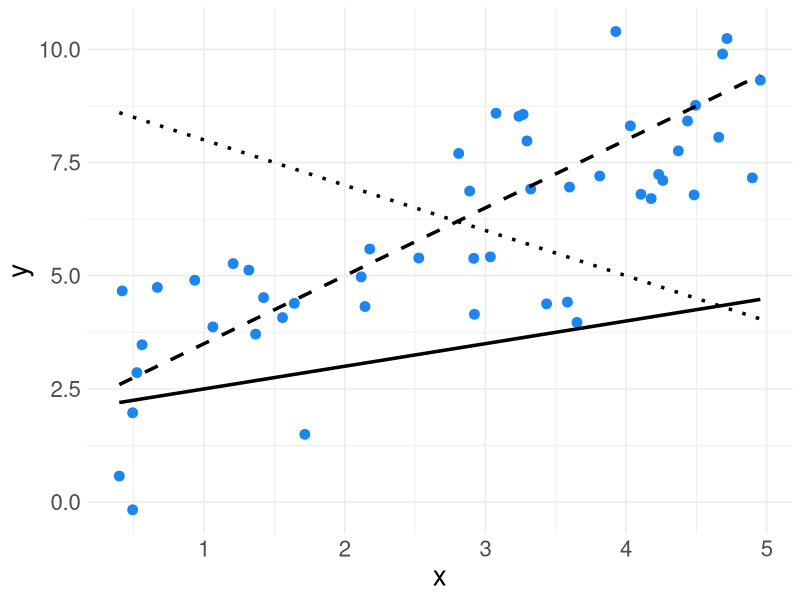
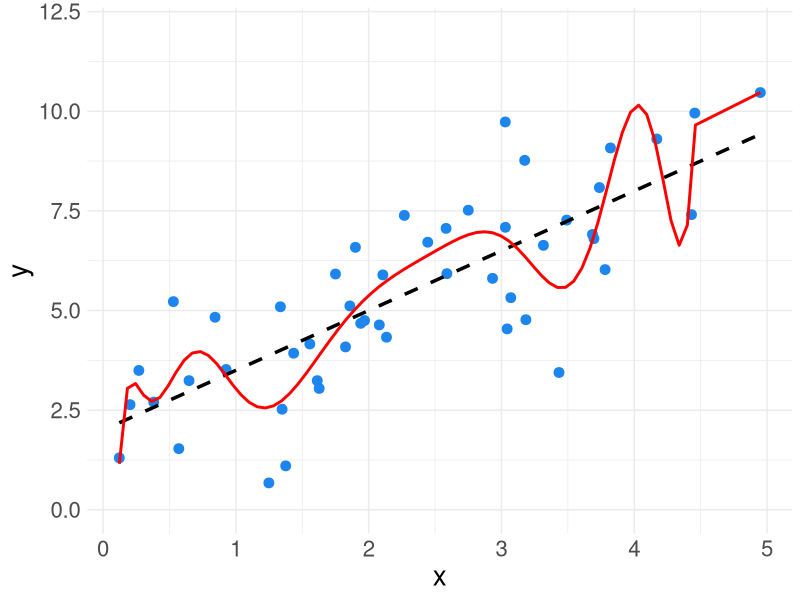
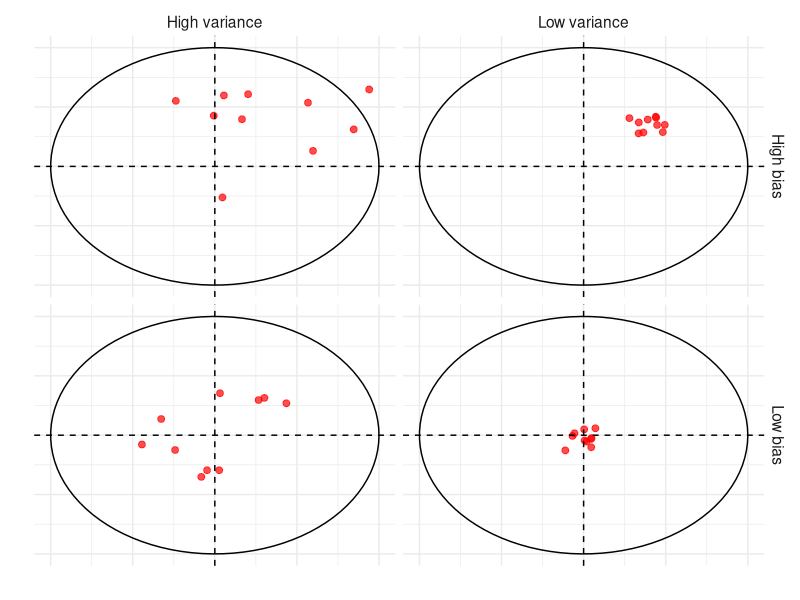
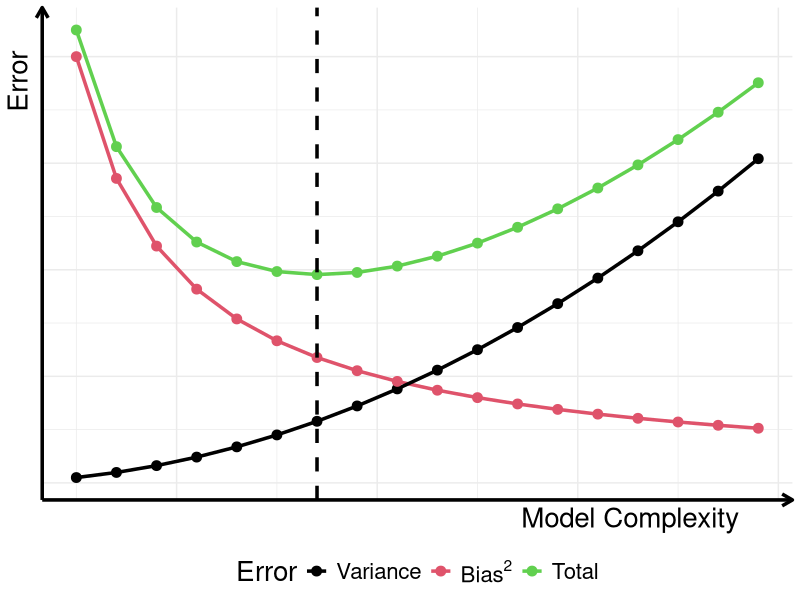
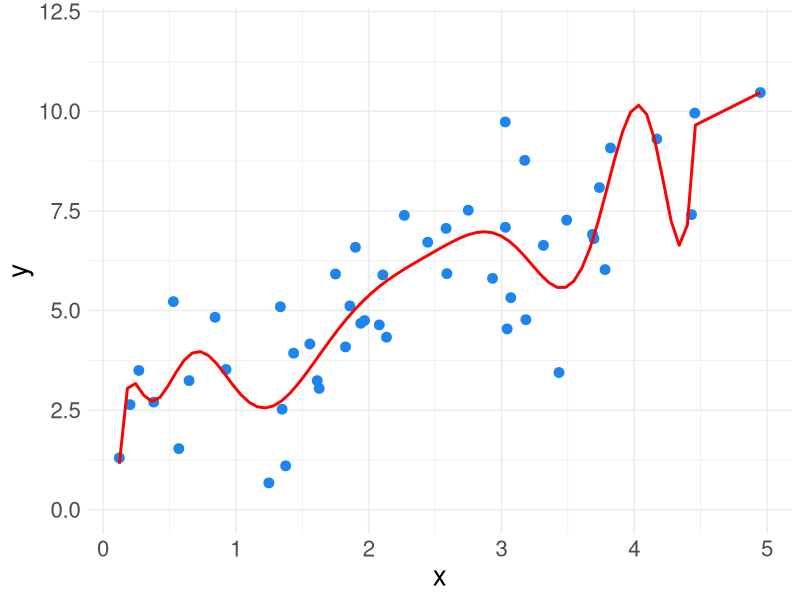
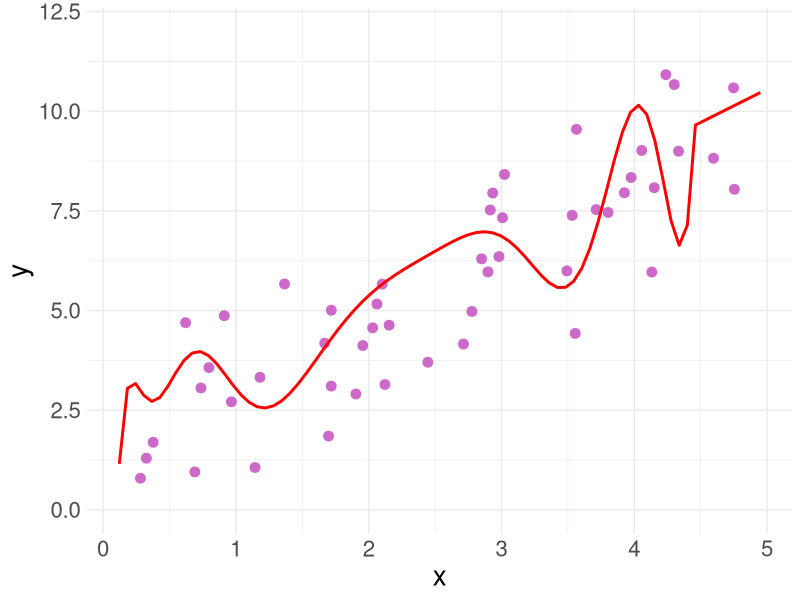
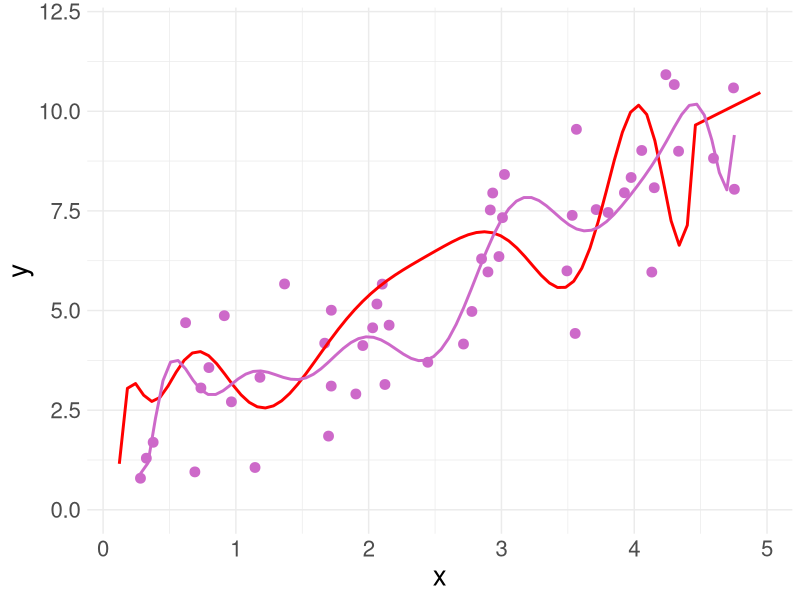
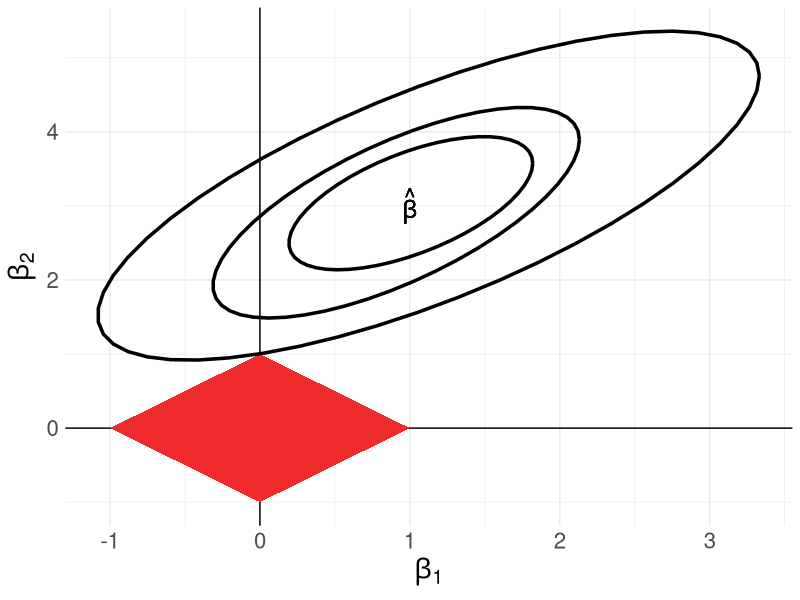

These charts were generated, in order, by the following R code:
## ---- chunk 1
knitr::opts_chunk$set(echo = FALSE)
library(tidyverse)
## ---- chunk 2

plot_data <- data.frame(x = runif(50,0,5))
plot_data$y <- 2 + 1.5*plot_data$x + rnorm(nrow(plot_data),0,1.5)

ggplot(plot_data, aes(x = x, y = y)) +
  geom_point(color = "dodgerblue2", size = 3) +
  stat_function(fun = function(x) 0.5*x+2, linetype = "solid", size = 1.2) + 
  stat_function(fun = function(x) 9-x, linetype = "dotted", size = 1.2) +
  stat_function(fun = function(x) 2+1.5*x, linetype = "dashed", size = 1.2) +
  theme_minimal() +
  theme(text = element_text(size = 20))

## ---- chunk 3

plot_data <- data.frame(x = runif(50,0,5))
plot_data$y <- 2 + 1.5*plot_data$x + rnorm(nrow(plot_data),0,1.5)

ggplot(plot_data, aes(x = x, y = y)) +
  geom_point(color = "dodgerblue2", size = 3) +
  # stat_function(fun = function(x) 0.5*x+2, linetype = "solid", size = 1.2) + 
  # stat_function(fun = function(x) 9-x, linetype = "dashed", size = 1.2) +
  stat_function(fun = function(x) 2+1.5*x, size = 1.2, color = "black", linetype = "dashed") +
  geom_smooth(method = lm, formula = y ~ poly(x, 14), se=FALSE, color = "red") + 
  ylim(0,12) +
  theme_minimal() +
  theme(text = element_text(size = 20))

## ---- chunk 4

circleFun <- function(center = c(0,0),diameter = 1, npoints = 100){
    r = diameter / 2
    tt <- seq(0,2*pi,length.out = npoints)
    xx <- center[1] + r * cos(tt)
    yy <- center[2] + r * sin(tt)
    return(data.frame(x = xx, y = yy))
}

c1 <- circleFun(c(0,0)) %>% mutate(bias = "High bias", variance = "High variance")
c2 <- circleFun(c(0,0)) %>% mutate(bias = "Low bias", variance = "High variance")
c3 <- circleFun(c(0,0)) %>% mutate(bias = "High bias", variance = "Low variance")
c4 <- circleFun(c(0,0)) %>% mutate(bias = "Low bias", variance = "Low variance")

set.seed(89)
hbhv <- data.frame(x = rnorm(10,0.2,0.14),
                   y = rnorm(10,0.2,0.14),
                   bias = "High bias", variance = "High variance")

hblv <- data.frame(x = rnorm(10,0.2,0.03),
                   y = rnorm(10,0.2,0.03),
                   bias = "High bias", variance = "Low variance")

lbhv <- data.frame(x = rnorm(10,0,0.14),
                   y = rnorm(10,0,0.14),
                   bias = "Low bias", variance = "High variance")

lblv <- data.frame(x = rnorm(10,0,0.03),
                   y = rnorm(10,0,0.03),
                   bias = "Low bias", variance = "Low variance")

points_df <- rbind(hbhv, hblv, lbhv, lblv)

ggplot(rbind(c1,c2,c3,c4),aes(x,y)) + 
  geom_path() + 
  geom_point(data = points_df, aes(x = x, y = y), size = 2, color = "red", alpha = 0.7) +
  geom_hline(yintercept = 0, linetype = "dashed") +
  geom_vline(xintercept = 0, linetype = "dashed") +
  facet_grid(bias ~ variance) +
  xlim(-0.5,0.5) + ylim(-0.5,0.5) +
  labs(x = "", y = "") +
  theme_minimal() +
  theme(text = element_text(size = 14),
        axis.ticks = element_blank(),
        axis.text = element_blank())
  
## ---- chunk 5

err_df <- data.frame(complexity = seq(0.5,4,by = 0.2))
err_df$var <- 0.1*err_df$complexity^2
err_df$bias2 <- 1/(err_df$complexity)
err_df$total <- err_df$var + err_df$bias2 + 0.1

err_labs <- list("Variance",bquote("Bias"^2),"Total")

err_df %>% 
  pivot_longer(-complexity) %>% 

ggplot(aes(x = complexity, y = value, color = name)) +
  geom_line(size = 1.2) +
  geom_point(size = 3) +
  geom_vline(xintercept = 1.7, linetype = "dashed", size = 1.2) + 
  scale_colour_manual(values=1:3,breaks=c("var","bias2","total"),
                      labels=err_labs) + 
  labs(x = "Model Complexity", y = "Error",color = "Error") + 
  theme_minimal() +
    theme(legend.position = "bottom",
          axis.text = element_blank(),
          axis.line = element_line(arrow = grid::arrow(length = unit(0.3, "cm"), 
                                                       ends = "last"),
                                   size = 1.2),
          axis.title = element_text(hjust = 0.9),
          text = element_text(size = 20))

## ---- chunk 6

ggplot(plot_data, aes(x = x, y = y)) +
  geom_point(color = "dodgerblue2", size = 3) +
  geom_smooth(method = lm, formula = y ~ poly(x, 14), se=FALSE, color = "red") + 
  ylim(0,12) +
  theme_minimal() +
  theme(text = element_text(size = 20))

## ---- chunk 7

set.seed(1037)
new_data <- data.frame(x = runif(50,0,5))
new_data$y <- 2 + 1.5*new_data$x + rnorm(nrow(new_data),0,1.5)

ggplot(plot_data, aes(x = x, y = y)) +
  # geom_point(color = "dodgerblue2", size = 3) +
  geom_point(data = new_data, aes(x = x, y = y), color = "orchid3", size = 3) +
  # stat_function(fun = function(x) 0.5*x+2, linetype = "solid", size = 1.2) + 
  # stat_function(fun = function(x) 9-x, linetype = "dashed", size = 1.2) +
  # stat_function(fun = function(x) 2+1.5*x, size = 1.2, color = "black", linetype = "dashed") +
  geom_smooth(method = lm, formula = y ~ poly(x, 14), se=FALSE, color = "red") + 
  ylim(0,12) +
  theme_minimal() +
  theme(text = element_text(size = 20))

## ---- chunk 8

ggplot(new_data, aes(x = x, y = y)) +
  # geom_point(color = "dodgerblue2", size = 3) +
  geom_point(color = "orchid3", size = 3) +
  # stat_function(fun = function(x) 0.5*x+2, linetype = "solid", size = 1.2) + 
  # stat_function(fun = function(x) 9-x, linetype = "dashed", size = 1.2) +
  # stat_function(fun = function(x) 2+1.5*x, size = 1.2, linetype = "dashed") +
  geom_smooth(data = plot_data, aes(x = x, y=y), method = lm, formula = y ~ poly(x, 14), se=FALSE, color = "red") + 
  geom_smooth(method = lm, formula = y ~ poly(x, 14), se=FALSE, color = "orchid3") + 
  ylim(0,12) +
  theme_minimal() +
  theme(text = element_text(size = 20))

## ---- chunk 9

library(MASS)

set.seed(89)

ellipse_mkr <- function(mu, sigma) {
  
  n = 100
  Sigma = matrix(c(sigma[1], sigma[2],sigma[2],sigma[1]), nrow=2)
  theta = 180*pi/180 #Angle in radians
  mu2 = c(mu[1]*cos(theta) - mu[2]*sin(theta),mu[2]*cos(theta) + mu[1]*sin(theta))
  rot <-matrix(c(cos(theta),sin(theta),-sin(theta),cos(theta)),nrow=2)
  ols_df <- as.data.frame(mvrnorm(n=n, mu=mu, Sigma=rot %*% Sigma %*% t(rot)))
  
  return(ols_df)
}


constraint_df <- data.frame(beta1 = c(0,1,0,-1),
                            beta2 = c(1,0,-1,0))

ols_df_int <- ellipse_mkr(mu = c(1,3), sigma = 1.15*c(.75,.5))
ols_df_small <- ellipse_mkr(mu = c(1,3), sigma = 0.5*c(.75,.5))
ols_df_smallest <- ellipse_mkr(mu = c(1,3), sigma = 0.2*c(.75,.5))

ggplot(constraint_df, aes(x=beta1, y=beta2)) +
  
  geom_text(x = 1, y = 3, label = expression(hat(beta)), fontface = "bold", size = 6) +
  geom_hline(yintercept = 0,) +
  geom_vline(xintercept = 0) + 
  geom_polygon(fill = "firebrick2") +
  stat_ellipse(data = ols_df_int, aes(x = V1, y = V2),
               size = 1.2) +
  stat_ellipse(data = ols_df_small, aes(x = V1, y = V2),
               size = 1.2) +
  stat_ellipse(data = ols_df_smallest, aes(x = V1, y = V2),
               size = 1.2) + 
  labs(x = expression(beta[1]), y = expression(beta[2])) + 
  theme_minimal() + 
  theme(text = element_text(size = 20))
  
## ---- chunk 10

ggplot(data.frame(x = 0)) +
  geom_abline(linetype = "dashed", size = 1.2) +
  stat_function(fun = function(x) {ifelse(x < 1, 0, (x-1))},
                n = 10000,
                size = 1.2, color = "dodgerblue2") + 
  labs(x = expression(hat(beta)[j]^"OLS"),
       y = expression(hat(beta)[j]^"LASSO")) +
  xlim(0,3) + 
  ylim(0,3) + 
  theme_minimal() + 
  theme(text = element_text(size = 20))

## ---- chunk 11

library(MASS)

set.seed(89)

constraint_df <- circleFun(c(0,0), diameter = 2)

ols_df_int <- ellipse_mkr(mu = c(1,3), sigma = 1.15*c(.75,.5))
ols_df_small <- ellipse_mkr(mu = c(1,3), sigma = 0.5*c(.75,.5))
ols_df_smallest <- ellipse_mkr(mu = c(1,3), sigma = 0.2*c(.75,.5))

ggplot(constraint_df, aes(x=x, y=y)) +
  
  geom_text(x = 1, y = 3, label = expression(hat(beta)), fontface = "bold", size = 6) +
  geom_hline(yintercept = 0,) +
  geom_vline(xintercept = 0) + 
  geom_polygon(fill = "firebrick2") + 
  stat_ellipse(data = ols_df_int, aes(x = V1, y = V2),
               size = 1.2) +
  stat_ellipse(data = ols_df_small, aes(x = V1, y = V2),
               size = 1.2) +
  stat_ellipse(data = ols_df_smallest, aes(x = V1, y = V2),
               size = 1.2) + 
  labs(x = expression(beta[1]), y = expression(beta[2])) + 
  theme_minimal() + 
  theme(text = element_text(size = 20)) + 
  xlim(-1.5,3.5) + ylim(-1.5,3.5)
  
## ---- chunk 12

ggplot(data.frame(x = 0)) +
  geom_abline(linetype = "dashed", size = 1.2) +
  stat_function(fun = function(x) 0.5*x,
                n = 10000,
                size = 1.2, color = "orchid2") + 
  labs(x = expression(hat(beta)[j]^"OLS"),
       y = expression(hat(beta)[j]^"Ridge")) +
  xlim(0,3) + 
  ylim(0,3) + 
  theme_minimal() + 
  theme(text = element_text(size = 20))

